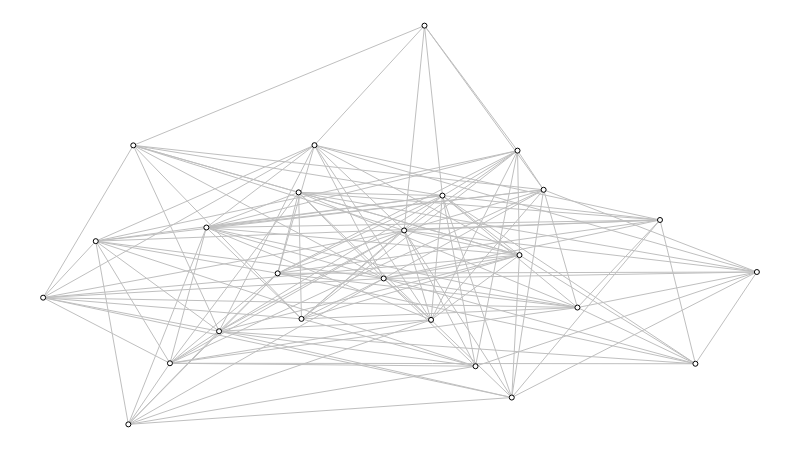

The notebook cell saved with this chart:
### Markdown cell above
Exemplo de grafo:

(esse grafo representa o *ambiente* do modelo)

### Code cell
def build_graph():
    g = nx.erdos_renyi_graph(NUM_NODES, DENSITY)

    sn.reset_node_colors(g)
    sn.reset_edge_colors(g)

    return g


g = build_graph()

sn.reset_positions(g)

sn.show_graph(g)

### Figure 1 — Plotly figure (JSON) as saved in the notebook; plotly's stock layout.template omitted (floating-point values rounded to 4 significant figures; data arrays with more than 128 entries replaced by an {"elided": "..."} marker saying what was removed)
{"data": [{"hoverinfo": "none", "line": {"color": "rgb(191, 191, 191)", "width": 1}, "mode": "lines", "type": "scatter", "uid": "9fde46da-d5f6-11e8-bee3-5cc9d3f52cf6", "x": {"elided": "441 float values"}, "y": {"elided": "441 float values"}}, {"hoverinfo": "none", "marker": {"color": "rgb(255, 255, 255)", "line": {"color": "rgb(0, 0, 0)", "width": 1}, "size": 5}, "mode": "markers+text", "text": [], "textfont": {"color": "rgb(0, 0, 0)"}, "textposition": "middle center", "type": "scatter", "uid": "9fde46db-d5f6-11e8-a7c9-5cc9d3f52cf6", "x": [0.358, 0.6674, 0.6647, 0, 0.7486, 0.07374, 0.5435, 0.2465, 0.3286, 0.2287, 0.4771, 0.5343, 0.362, 0.1777, 0.5058, 0.6058, 0.7012, 1, 0.9139, 0.3802, 0.1194, 0.5594, 0.1263, 0.6566, 0.8643], "y": [0.5818, 0.4245, 0.6865, 0.3178, 0.293, 0.4595, 0.2621, 0.2335, 0.3788, 0.4937, 0.3659, 1, 0.2645, 0.1532, 0.4863, 0.1458, 0.5883, 0.3821, 0.152, 0.7002, 0, 0.5737, 0.6997, 0.06729, 0.5126]}], "layout": {"height": 450, "margin": {"b": 0, "l": 0, "r": 0, "t": 0}, "showlegend": false, "width": 800, "xaxis": {"showgrid": false, "showticklabels": false, "zeroline": false}, "yaxis": {"showgrid": false, "showticklabels": false, "zeroline": false}}}
